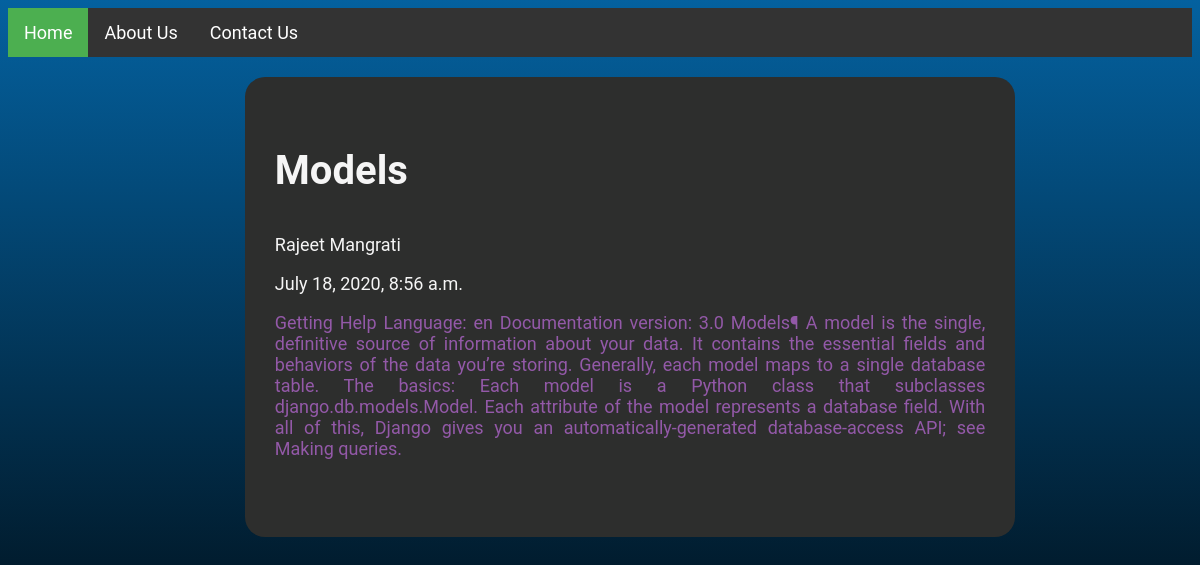
The page /blog/detail/2/ on the database its author committed.
### blog/models.py (models this page shows)
class BlogTable(models.Model):
    blog_title = models.CharField(max_length=150)
    blog_data = models.TextField()
    created_at = models.DateTimeField()
    updated_at = models.DateTimeField(blank=True, null=True)
    author = models.ForeignKey(Author, on_delete=models.CASCADE)

class Author(models.Model):
    name = models.CharField(max_length=128)
    email = models.CharField(max_length=128)
    address = models.CharField(max_length=128)

### blog/views.py (the view)
# urls.py: path("detail/<int:blog_id>/", detail, name="detail"),
def detail(request, blog_id):
    blog_obj = get_object_or_404(BlogTable, id=blog_id)
    print(blog_obj.blog_title)
    context = {
        "data": blog_obj
    }
    return render(request, "blog/detail.html", context)

### blog/template/blog/detail.html (shortened to what this page needs)
{% extends 'blog/base.html' %}
{% block main_content %}
    <div class="detail-card">
        <h3 class="title">{{data.blog_title}}</h3>
        <p>{{data.author.name}}</p>
        <p>{{ data.created_at }}</p>
        <p class="data">{{ data.blog_data }}</p>
    </div>
{% endblock %}

### blog/template/blog/base.html (style rules this page uses)
body { background-image: linear-gradient(to bottom, #04619F , #000000); background-size: cover; background-position: center; background-repeat: no-repeat; background-attachment: fixed; height: 650px; position: relative; color: whitesmoke; font-family: "Roboto", sans-serif; font-size: 18px; }

### blog/template/blog/detail.html (style rules this page uses)
.detail-card { width: 60%; height:400px; margin-left:20%; background-color:#2d2e2d; border-radius: 20px; padding:30px; margin-top:20px; text-align: justify; }
.title { font-size: 40px; text-align:left; }
.data { color:#9359a8; }

### rows shown on the page
BlogTable: blog_title "Models", author.name "Rajeet Mangrati", created_at "July 18, 2020, 8:56 a.m.", blog_data "Getting Help Language: en Documentation version: 3.0 Models¶ A model is the single, definitive source of information about your data. It contains the essential fields and behaviors of the data you’re storing. Generally, each model maps to a single database table. The basics: Each model is a Python class that subclasses django.db.models.Model. Each attribute of the model represents a database field. With all of this, Django gives you an automatically-generated database-access API; see Making queries."
